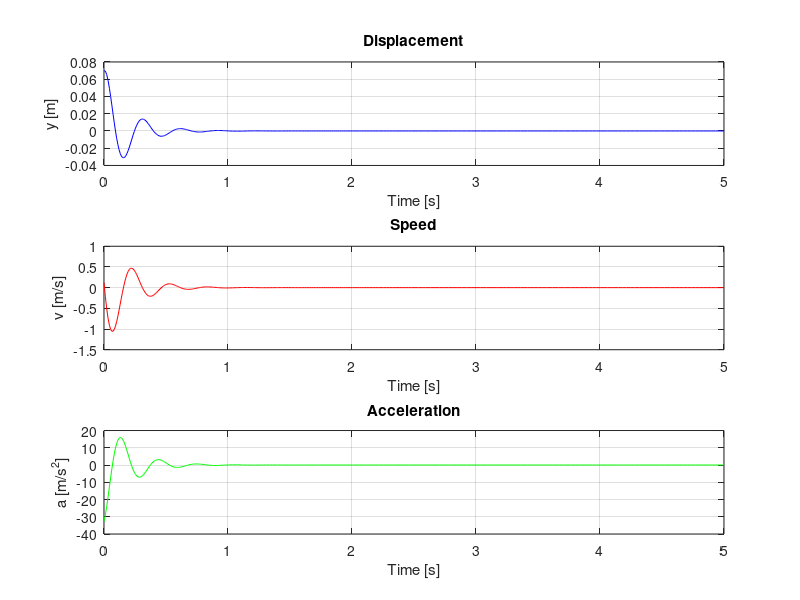

Write the MATLAB code that produced this figure.
%MODEL parameters
m=0.791;
c=8.3872;
k = 355.5994;

A= [0 1; -k/m -c/m];
x0=[0.07; 0.12];
tspan = [ 0 5];
[t, x] = ode45(@(t,x) A*x, tspan, x0);


displacement = x(:,1);                       % x1(t)
velocity = x(:,2);                           % x2(t)
acceleration = (-c/m) * x(:,2) + (-k/m) * x(:,1);   % 

% WYKRESY
figure;

subplot(3,1,1);
plot(t, displacement, 'b');
title('Displacement');
xlabel('Time [s]');
ylabel('y [m]');
grid on;

subplot(3,1,2);
plot(t, velocity, 'r');
title('Speed');
xlabel('Time [s]');
ylabel('v [m/s]');
grid on;

subplot(3,1,3);
plot(t, acceleration, 'g');
title('Acceleration');
xlabel('Time [s]');
ylabel('a [m/s^2]');
grid on;



